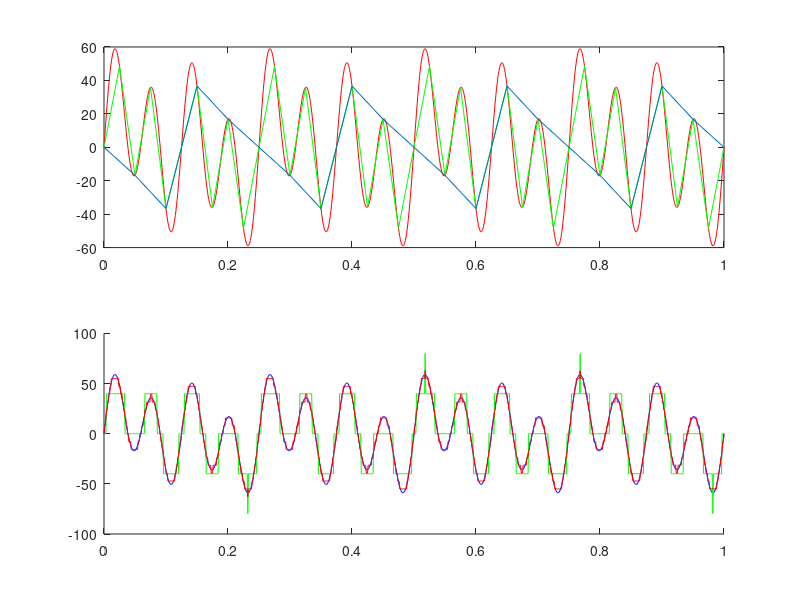

The MATLAB source for this figure:
a1=10
a2=20
a3=40

f1=4
f2=8
f3=16

t=0:0.001:1
x=a1*sin(2*pi*f1*t)+a2*sin(2*pi*f2*t)+a3*sin(2*pi*f3*t)


fs1=40
t1=0:1/40:1
x1=a1*sin(2*pi*f1*t1)+a2*sin(2*pi*f2*t1)+a3*sin(2*pi*f3*t1)
% t1 x1

fs2=20
t2=0:1/20:1
x2=a1*sin(2*pi*f1*t2)+a2*sin(2*pi*f2*t2)+a3*sin(2*pi*f3*t2)

% fft(x,x1,x2)

subplot(2,1,1)
plot(t,x,'red')
hold on
plot(t1,x1,'g')
plot(t2,x2);
hold on
% subplot(2,1,1)
% stem(t,x);

a1=12  %jokhn ekta signal dekhte parbi na tokhn amplitude change kre dibi 
x1=a1*sin(2*pi*f1*t)+a2*sin(2*pi*f2*t)+a3*sin(2*pi*f3*t)
signal1=x1;
nbit1=2
level1=2.^nbit1
mn1=min(signal1)
mx1=max(signal1);
scalingFac1=(mx1-mn1)/(level1-1);
signal1=signal1/scalingFac1;
signal1=round(signal1)
signal1=signal1*scalingFac1;

signal2=x;
nbit2=4   %nbit er man 1,2,4,8,16,32,64 eivabe bosia jar jnno ( 9line pore dekh)
level2=2.^nbit2
mn1=min(signal2)
mx1=max(signal2);
scalingFac2=(mx1-mn1)/(level2-1);
signal2=signal2/scalingFac2;
signal2=round(signal2)
signal2=signal2*scalingFac2;

%ei duita value (amplitude) sm asbe...tokhn bolbo oi bit er jnno main signal paua jabe..
max(x)
max(signal2)

subplot(2,1,2)
hold on
plot(t,x,'b')
hold on
plot(t,signal1,'g')
hold on
plot(t,signal2,'r');


